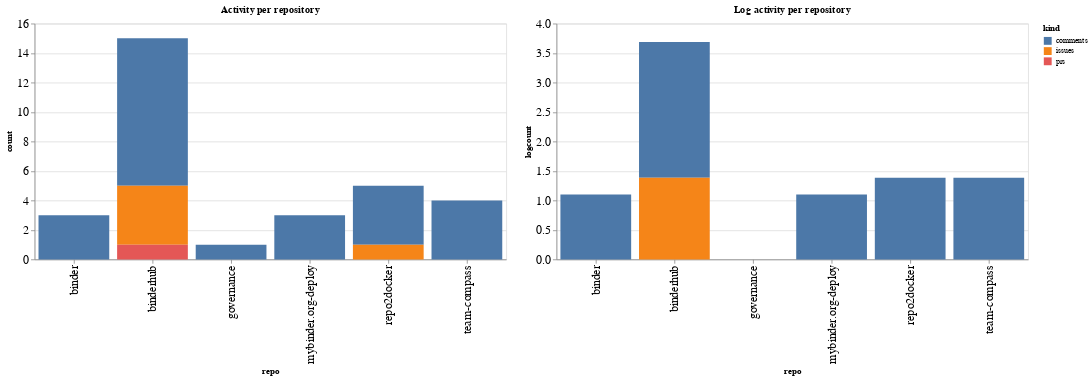

Source (notebook cell):
### Code cell
ch1 = alt.Chart(repo_summaries, width=600, title="Activity per repository").mark_bar().encode(
    x='repo',
    y='count',
    color='kind',
    tooltip="kind"
)

ch2 = alt.Chart(repo_summaries, width=600, title="Log activity per repository").mark_bar().encode(
    x='repo',
    y='logcount',
    color='kind',
    tooltip="kind"
)

ch1 | ch2

### Figure 1 — Vega-Lite specification as saved in the notebook (floating-point values rounded to 4 significant figures)
{"config": {"axisLeft": {"labelFontSize": 15}, "axisBottom": {"labelFontSize": 15}}, "hconcat": [{"mark": "bar", "encoding": {"color": {"type": "nominal", "field": "kind"}, "tooltip": {"type": "nominal", "field": "kind"}, "x": {"type": "nominal", "field": "repo"}, "y": {"type": "quantitative", "field": "count"}}, "title": "Activity per repository", "width": 600}, {"mark": "bar", "encoding": {"color": {"type": "nominal", "field": "kind"}, "tooltip": {"type": "nominal", "field": "kind"}, "x": {"type": "nominal", "field": "repo"}, "y": {"type": "quantitative", "field": "logcount"}}, "title": "Log activity per repository", "width": 600}], "data": {"name": "data-72fba859bd2121c8d347e3a6a9373450"}, "$schema": "https://vega.github.io/schema/vega-lite/v4.8.1.json", "datasets": {"data-72fba859bd2121c8d347e3a6a9373450": [{"repo": "binder", "kind": "comments", "count": 3, "logcount": 1.099}, {"repo": "binderhub", "kind": "comments", "count": 10, "logcount": 2.303}, {"repo": "binderhub", "kind": "issues", "count": 4, "logcount": 1.386}, {"repo": "binderhub", "kind": "prs", "count": 1, "logcount": 0.0}, {"repo": "governance", "kind": "comments", "count": 1, "logcount": 0.0}, {"repo": "mybinder.org-deploy", "kind": "comments", "count": 3, "logcount": 1.099}, {"repo": "repo2docker", "kind": "comments", "count": 4, "logcount": 1.386}, {"repo": "repo2docker", "kind": "issues", "count": 1, "logcount": 0.0}, {"repo": "team-compass", "kind": "comments", "count": 4, "logcount": 1.386}]}}
